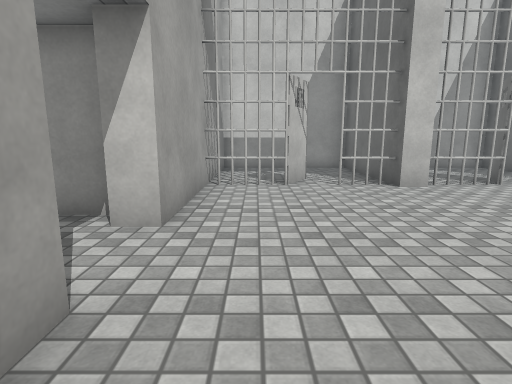
[1] (above)

23 first-person views from a walk through a 3-D level made in the Unity game engine. The camera is 1.2 m above the floor, tilts 10° down and sees 80° across. The floor is counted in squares, 1 m on a side. Each view is taken from the middle of a square. On the plan, view 1 faces up. The plan holds only what a view shows up to about 13 squares ahead; the rest is blank. Surface patterns are stand-ins for the level's own textures.

[2]
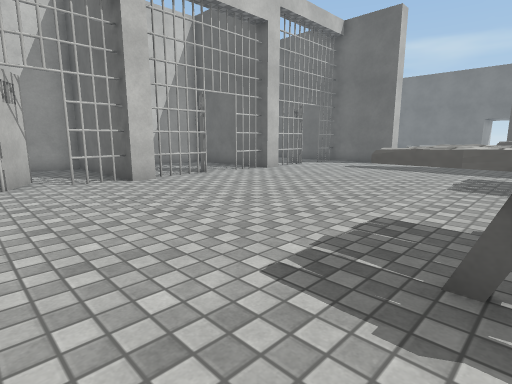

[3]
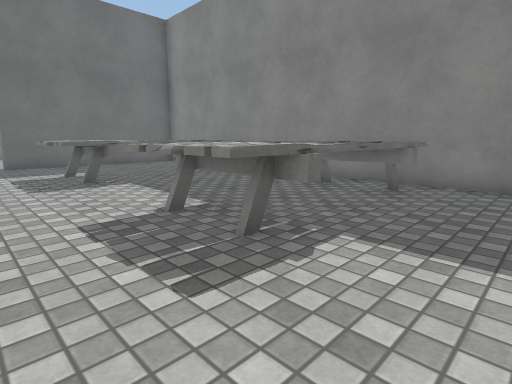

[4]
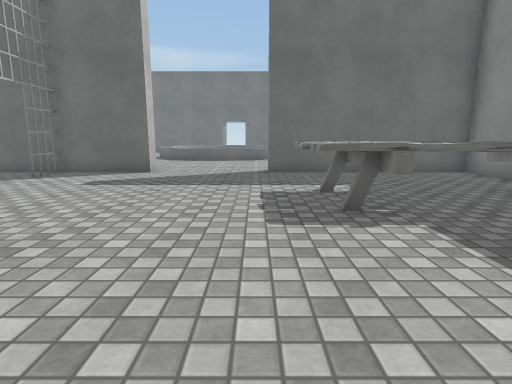

[5]
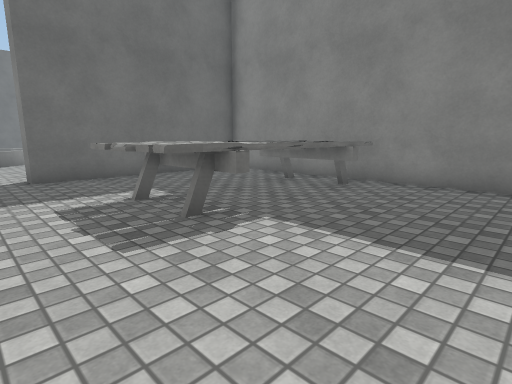

[6]
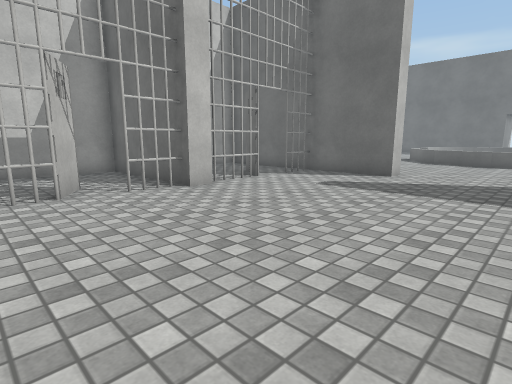

[7]
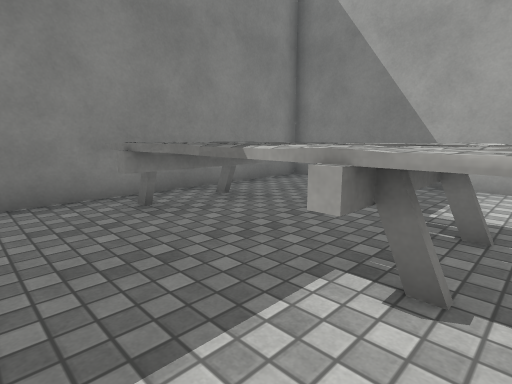

[8]
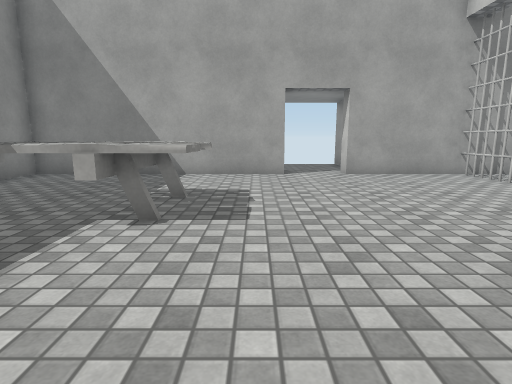

[9]
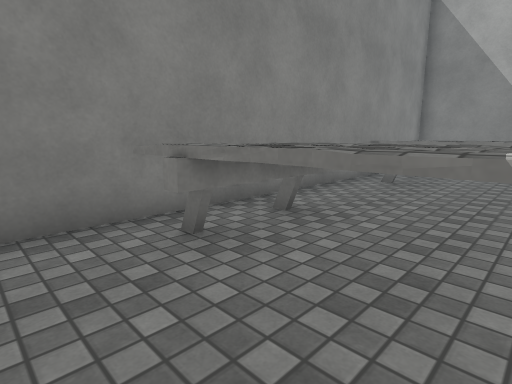

[10]
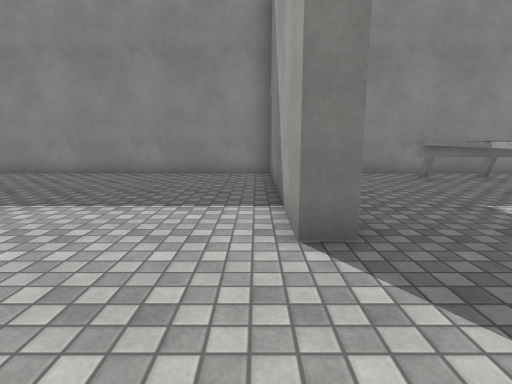

[11]
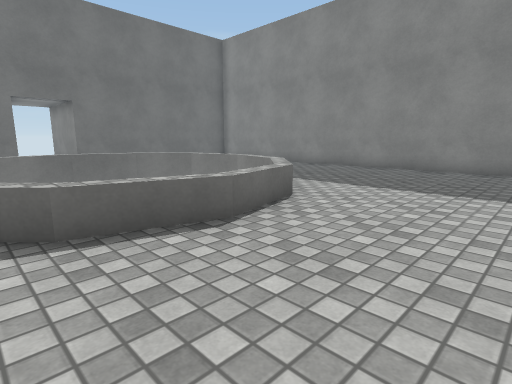

[12]
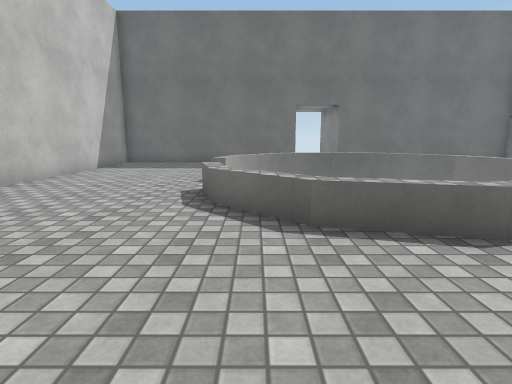

[13]
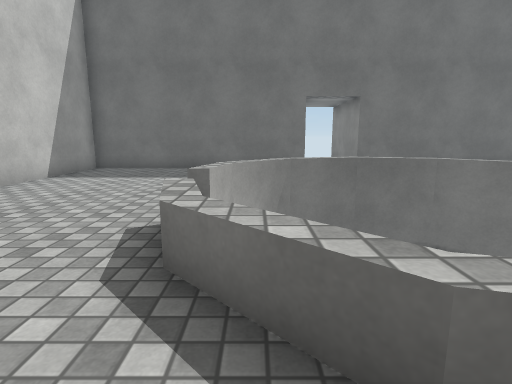

[14]
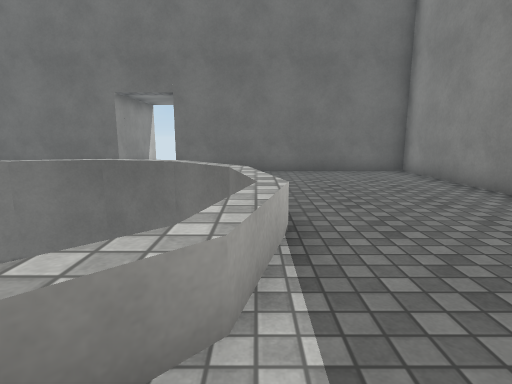

[15]
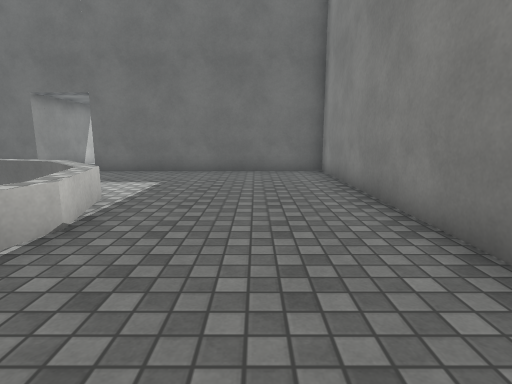

[16]
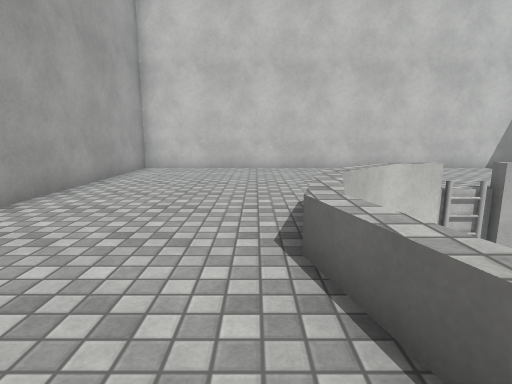

[17]
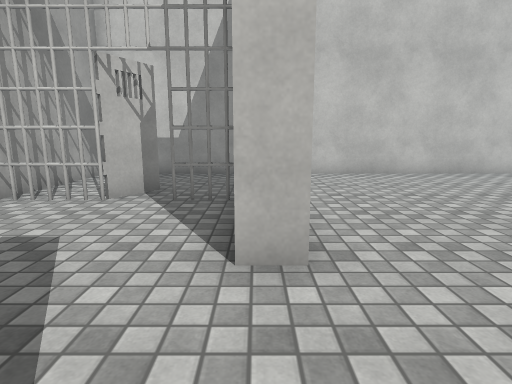

[18]
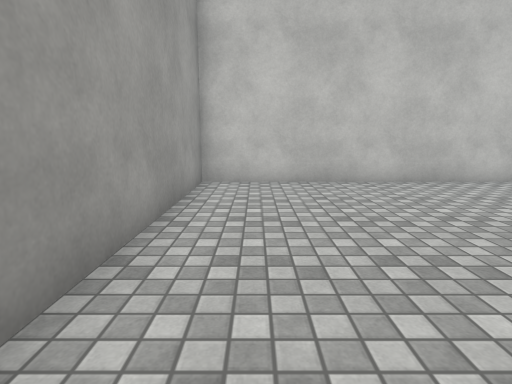

[19]
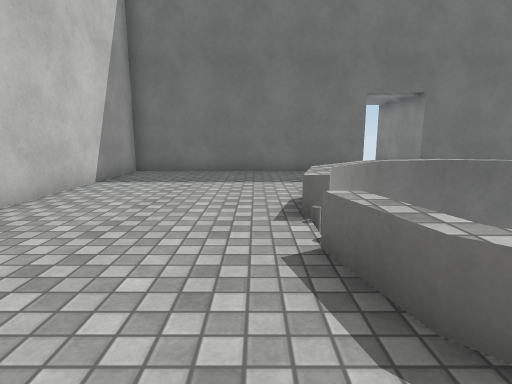

[20]
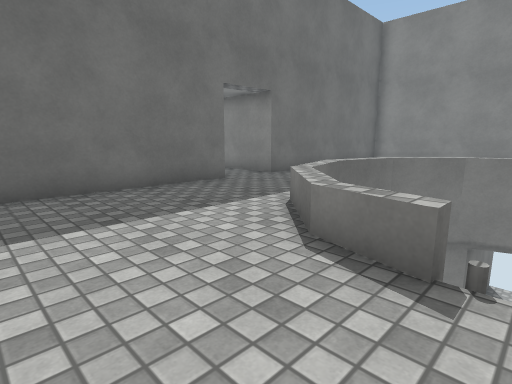

[21]
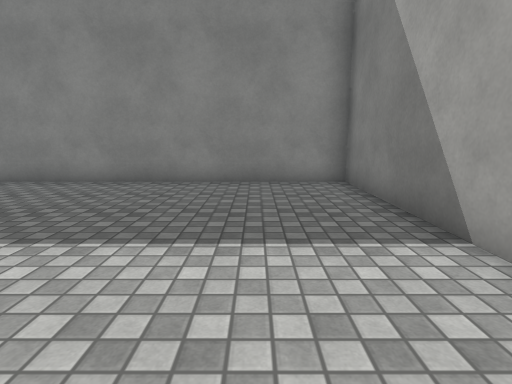

[22]
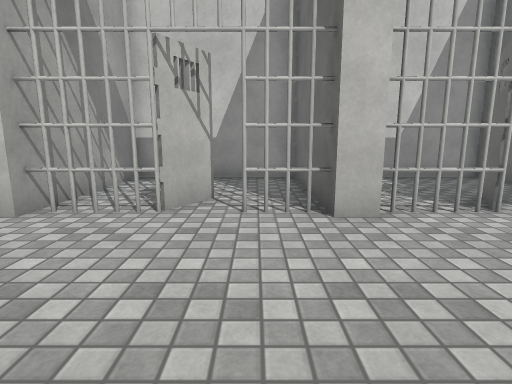

[23]
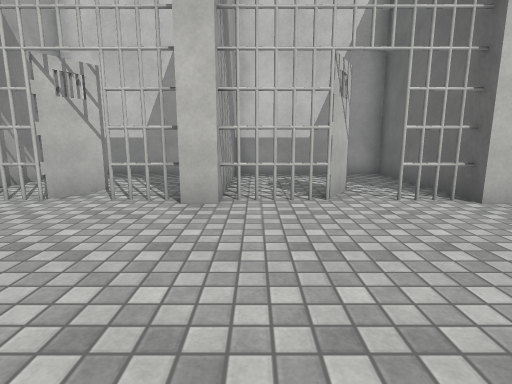

### Floor plan
Key: @ floor where view 1 was taken; # wall or solid block; . floor; = window, fence, low wall or low ledge; ^ raised ledge; v drop or lower ground; T thing the floor can be seen under or through; B box; O other object.
Columns run from 6 left of view 1 to 35 right of it. Each row starts with its distance up from view 1.
 13          #######  #####################
 12      ######    ##    #................#
 11      #....#....##....#................#
 10      #....#....##....#................#
  9      #.TT T..#.#T.TT #................#
  8      #TTTTTT##.#TTTTT#................#
  7      #...............#.......^^v^^....#
  6      #...............#......=v   ^^...#
  5 BBBB##...............#.....^v     ^^..#
  4     ##.....................^       ^..##B
  3     .......................v       ^ ...
  2      #.....................^       ^ .##BB
  1      #.....................^v     v^..#
  0      #@.OOOO...OOO...#......=v   v=...#
 -1      #..OOOO...OOO...#.......=^^^=....#
 -2      #..OOOO...OOO...#................#
 -3      #..OOOO...OOO...#................#
 -4      #..OOOO...OOO...#................#
 -5      #..OOOO...OOO...#................#
 -6      #..OOOO...OOO...#................#
 -7      ##################################

Positions as (right, up) in squares from view 1, and headings:
1: (0, 0), facing up
2: (0, -1), facing up-right
3: (0, 2), facing down-right
4: (4, 1), facing right
5: (5, 2), facing down-right
6: (5, 1), facing up-right
7: (7, 0), facing down-left
8: (9, 1), facing left
9: (13, -2), facing down-left
10: (16, 4), facing down
11: (17, 6), facing down-right
12: (17, 6), facing right
13: (20, 6), facing right
14: (21, -1), facing right
15: (21, -4), facing right
16: (20, 0), facing up
17: (15, 2), facing up
18: (17, 4), facing up
19: (21, 8), facing right
20: (25, 10), facing down-right
21: (18, 2), facing down
22: (8, 3), facing up
23: (5, 2), facing up
